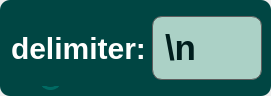
<?xml version="1.0" encoding="UTF-8"?>
<ui version="4.0">
 <class>MainWindow</class>
 <widget class="QMainWindow" name="MainWindow">
  <property name="geometry">
   <rect>
    <x>0</x>
    <y>0</y>
    <width>271</width>
    <height>96</height>
   </rect>
  </property>
  <property name="windowTitle">
   <string>MainWindow</string>
  </property>
  <widget class="QWidget" name="centralwidget">
   <property name="styleSheet">
    <string notr="true">QWidget {
    background-color: #004643;
    border-radius: 10px;
}

QLabel {
    color: #fffffe;
    font-size: 30px;
}

QLineEdit {
    background-color: #abd1c6;
    color: #001e1d;
    border: 1px solid #5e5e5e;
    border-radius: 10px;
    padding: 10px;
    font-size: 35px;
	font-weight: bold;
}

QCheckBox {
    color: #fffffe;
}

QCheckBox::indicator {
    border: 3px solid #006a63;
	width: 15px;
	height: 15px;
	border-radius: 10px;
    background: #004643 }
QCheckBox::indicator:hover { border: 3px solid #004f4a }
QCheckBox::indicator:checked {
    background: 3px solid #004f4a;
	border: 3px solid #004f4a;
	background-image: url(:/icon/check.svg) }</string>
   </property>
   <widget class="QCheckBox" name="addNewLine">
    <property name="geometry">
     <rect>
      <x>40</x>
      <y>68</y>
      <width>82</width>
      <height>22</height>
     </rect>
    </property>
    <property name="text">
     <string>Add \n</string>
    </property>
   </widget>
   <widget class="QWidget" name="layoutWidget">
    <property name="geometry">
     <rect>
      <x>11</x>
      <y>11</y>
      <width>251</width>
      <height>75</height>
     </rect>
    </property>
    <layout class="QHBoxLayout" name="horizontalLayout">
     <item>
      <widget class="QLabel" name="label">
       <property name="font">
        <font>
         <pointsize>-1</pointsize>
         <bold>true</bold>
        </font>
       </property>
       <property name="text">
        <string>delimiter:</string>
       </property>
      </widget>
     </item>
     <item>
      <widget class="QLineEdit" name="delimiter">
       <property name="text">
        <string>\n</string>
       </property>
      </widget>
     </item>
    </layout>
   </widget>
  </widget>
 </widget>
 <resources/>
 <connections/>
</ui>
